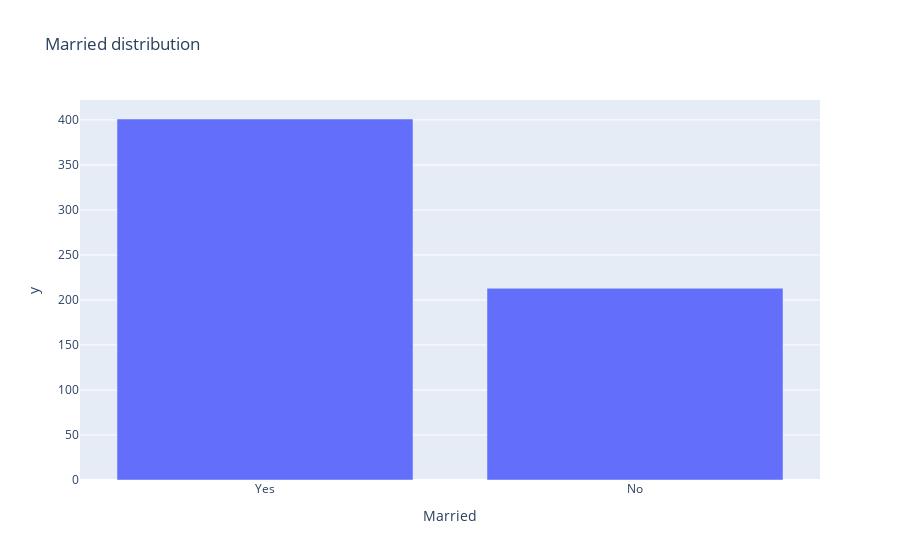

The cell this chart's notebook holds for it:
### Code cell
married_counts = df['Married'].value_counts()
fig = px.bar(married_counts,
             x=married_counts.index,
             y=married_counts.values,
             title='Married distribution')  
fig.show()

### Figure 1 — Plotly figure (JSON) as saved in the notebook; plotly's stock layout.template omitted (floating-point values rounded to 4 significant figures)
{"data": [{"alignmentgroup": "True", "hovertemplate": "Married=%{x}<br>y=%{y}<extra></extra>", "legendgroup": "", "marker": {"color": "#636efa", "pattern": {"shape": ""}}, "name": "", "offsetgroup": "", "orientation": "v", "showlegend": false, "textposition": "auto", "type": "bar", "x": ["Yes", "No"], "xaxis": "x", "y": [401, 213], "yaxis": "y"}], "layout": {"barmode": "relative", "legend": {"tracegroupgap": 0}, "title": {"text": "Married distribution"}, "xaxis": {"anchor": "y", "domain": [0, 1], "title": {"text": "Married"}}, "yaxis": {"anchor": "x", "domain": [0, 1], "title": {"text": "y"}}}}
